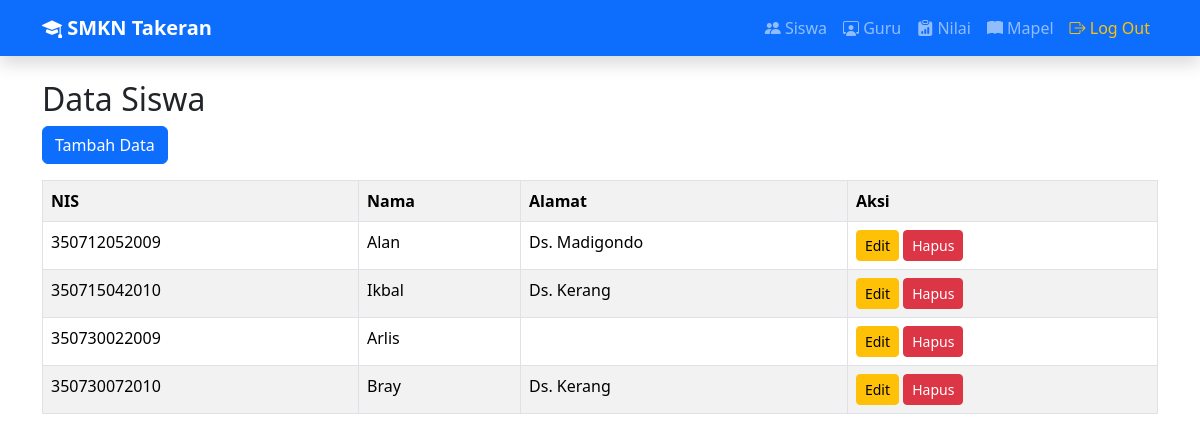
The app's page /web_sekolah/siswa/index.php (signed in) with its own data.
### tables this page shows
CREATE TABLE `siswa` (
  `nis` varchar(12) NOT NULL,
  `nama` varchar(50) NOT NULL,
  `alamat` varchar(50) NOT NULL
);

### web_sekolah/siswa/index.php (the view, shortened to what this page needs)
<?php
include "../koneksi.php";
?>
<!DOCTYPE html>
<html>
<head>
    <link href="https://cdn.jsdelivr.net/npm/bootstrap@5.3.8/dist/css/bootstrap.min.css" rel="stylesheet">
</head>
<body>
<div class="container mt-4">
    <h2>Data Siswa</h2>
    <a href="tambah.php" class="btn btn-primary mb-3">
        Tambah Data
    </a>
    <table class="table table-bordered table-striped">
        <tr>
            <th>NIS</th>
            <th>Nama</th>
            <th>Alamat</th>
            <th>Aksi</th>
        </tr>
        <?php
        $data = mysqli_query($koneksi, "SELECT * FROM siswa");
        while ($d = mysqli_fetch_array($data)) {
        ?>
        <tr>
            <td><?= $d['nis']; ?></td>
            <td><?= $d['nama']; ?></td>
            <td><?= $d['alamat']; ?></td>
            <td>
                <a href="edit.php?nis=<?= $d['nis']; ?>"
                   class="btn btn-warning btn-sm">
                    Edit
                </a>
                <a href="hapus.php?nis=<?= $d['nis']; ?>"
                   class="btn btn-danger btn-sm"
                   onclick="return confirm('Yakin ingin menghapus?');">
                    Hapus
                </a>
            </td>
        </tr>
        <?php } ?>
    </table>
</div>
</body>
</html>

### records on screen
siswa: nis "350712052009", nama "Alan", alamat "Ds. Madigondo"
siswa: nis "350715042010", nama "Ikbal", alamat "Ds. Kerang"
siswa: nis "350730022009", nama "Arlis"
siswa: nis "350730072010", nama "Bray", alamat "Ds. Kerang"
